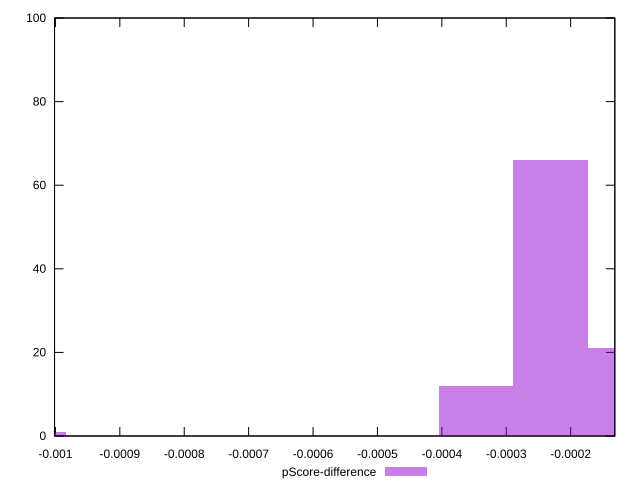

The gnuplot source for this figure:
reset

$pScoreDifference <<EOF
-0.0010417179850004052 1
-0.0003472393283334684 12
-0.00023149288555564558 66
-0.00011574644277782279 21
EOF

set key outside below
set boxwidth 0.00011574644277782279
set xrange [-0.0010013921234719447:-0.00013143251647473875]
set yrange [0:100]
set trange [0:100]
set style fill transparent solid 0.5 noborder
set terminal svg size 640, 490 enhanced background rgb 'white'
set output "report_00018_2021-02-10T15-25-16.877Z/mainthread-work-breakdown/samples/pages+cached+noadtech+nomedia/pScore-difference/histogram.svg"

plot $pScoreDifference title "pScore-difference" with boxes

reset
